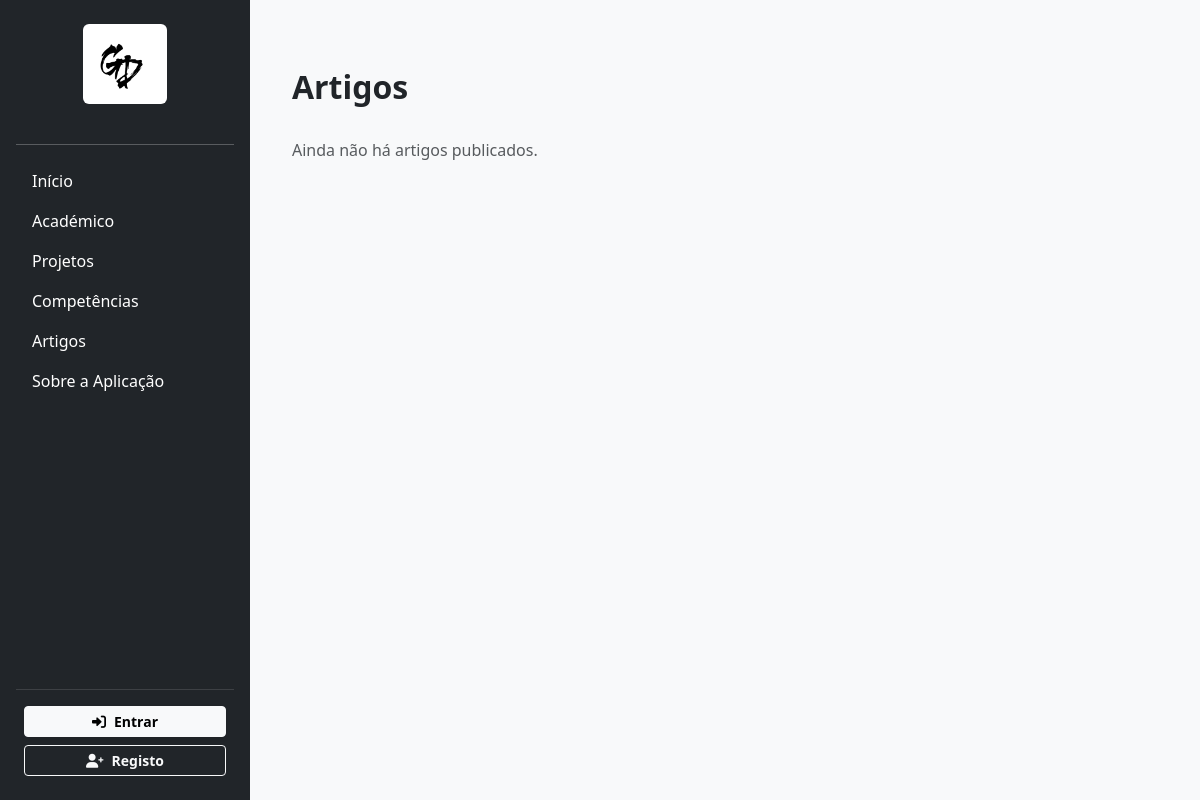
Page /artigos/ on the earlier database version.
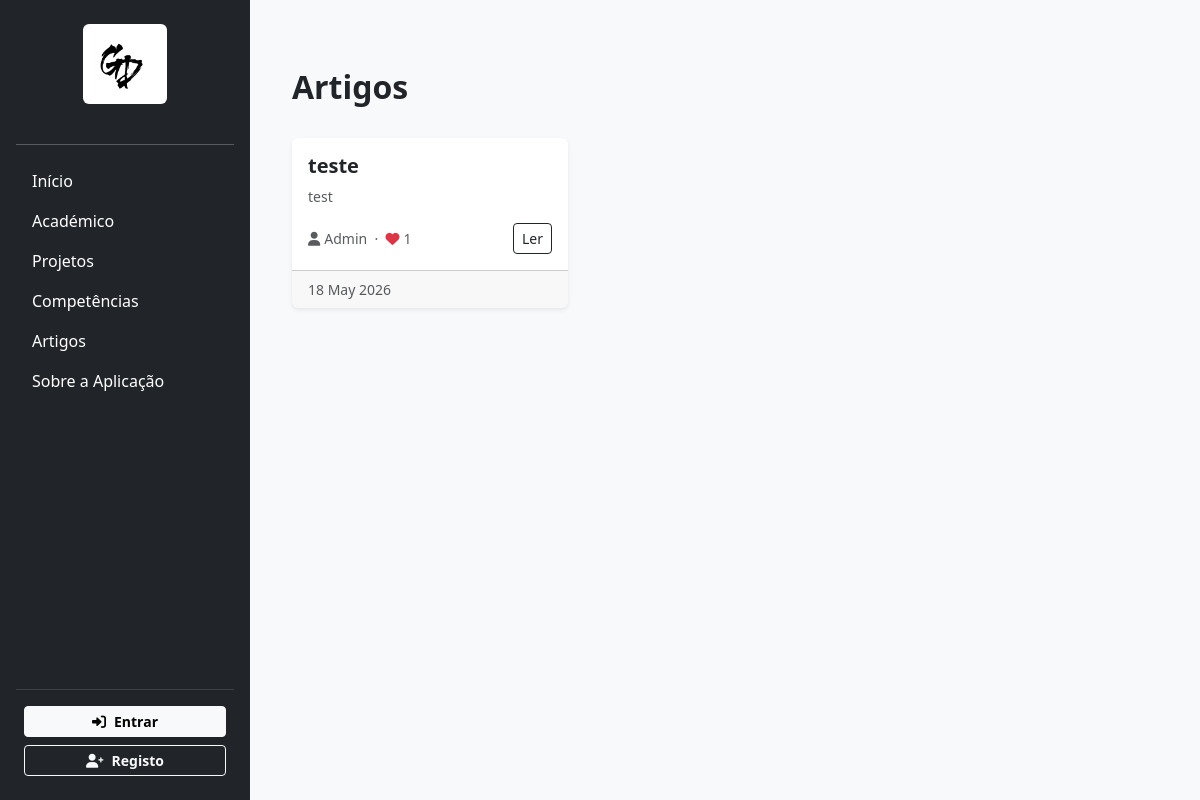
Same page on the later database version.
### artigos/models.py (models this page shows, shortened)
class Artigo(models.Model):
    titulo = models.CharField(max_length=200)
    texto = models.TextField()
    fotografia = models.ImageField(upload_to='artigos/', blank=True, null=True)
    link_externo = models.URLField(blank=True, null=True)
    data_criacao = models.DateTimeField(auto_now_add=True)
    autor = models.ForeignKey(User, on_delete=models.CASCADE, related_name='artigos')
    def total_likes(self):
        return self.likes.count()

### artigos/views.py (the view)
# urls.py: path('', views.lista_artigos, name='lista_artigos'),
def lista_artigos(request):
    artigos = Artigo.objects.all().order_by('-data_criacao')
    return render(request, 'artigos/lista.html', {'artigos': artigos})

### artigos/templates/artigos/lista.html (shortened to what this page needs)
{% extends 'portfolio/layout.html' %}
{% block content %}
<div class="container mt-5">
    <div class="d-flex justify-content-between align-items-center mb-4">
        <h2 class="fw-bold">Artigos</h2>
    </div>
    {% if artigos %}
        <div class="row g-4">
            {% for artigo in artigos %}
            <div class="col-md-6 col-lg-4">
                <div class="card h-100 shadow-sm border-0">
                    <div class="card-body d-flex flex-column">
                        <h5 class="card-title fw-bold">{{ artigo.titulo }}</h5>
                        <p class="card-text text-muted small">{{ artigo.texto|truncatewords:20 }}</p>
                        <div class="mt-auto d-flex justify-content-between align-items-center">
                            <small class="text-muted">
                                <i class="fa-solid fa-user me-1"></i>{{ artigo.autor.username }}
                                &nbsp;·&nbsp;
                                <i class="fa-solid fa-heart me-1 text-danger"></i>{{ artigo.total_likes }}
                            </small>
                            <a href="{% url 'detalhe_artigo' artigo.id %}" class="btn btn-sm btn-outline-dark">Ler</a>
                        </div>
                    </div>
                    <div class="card-footer text-muted small">
                        {{ artigo.data_criacao|date:"d M Y" }}
                    </div>
                </div>
            </div>
            {% endfor %}
        </div>
    {% else %}
        <p class="text-muted">Ainda não há artigos publicados.</p>
    {% endif %}
</div>
{% endblock %}

Differences in the rows shown:
added Artigo: titulo "teste", texto "test", autor.username "Admin", total_likes "1", data_criacao "18 May 2026"
Other differences:
text no longer shown: "Ainda não há artigos publicados."
